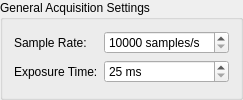
                 <widget class="QGroupBox" name="groupBox_12">
                  <property name="title">
                   <string>General Acquisition Settings</string>
                  </property>
                  <layout class="QFormLayout" name="formLayout">
                   <item row="0" column="0">
                    <widget class="QLabel" name="label_44">
                     <property name="text">
                      <string>Sample Rate:</string>
                     </property>
                    </widget>
                   </item>
                   <item row="0" column="1">
                    <widget class="QDoubleSpinBox" name="doubleSpinBox_acqSampleRate">
                     <property name="sizePolicy">
                      <sizepolicy hsizetype="Preferred" vsizetype="Fixed">
                       <horstretch>0</horstretch>
                       <verstretch>0</verstretch>
                      </sizepolicy>
                     </property>
                     <property name="suffix">
                      <string> samples/s</string>
                     </property>
                     <property name="decimals">
                      <number>0</number>
                     </property>
                     <property name="minimum">
                      <double>10000.000000000000000</double>
                     </property>
                     <property name="maximum">
                      <double>1000000.000000000000000</double>
                     </property>
                    </widget>
                   </item>
                   <item row="1" column="0">
                    <widget class="QLabel" name="label_6">
                     <property name="text">
                      <string>Exposure Time:</string>
                     </property>
                    </widget>
                   </item>
                   <item row="1" column="1">
                    <widget class="QDoubleSpinBox" name="doubleSpinBox_acqExposureTime">
                     <property name="prefix">
                      <string/>
                     </property>
                     <property name="suffix">
                      <string> ms</string>
                     </property>
                     <property name="decimals">
                      <number>0</number>
                     </property>
                     <property name="minimum">
                      <double>25.000000000000000</double>
                     </property>
                     <property name="maximum">
                      <double>1000.000000000000000</double>
                     </property>
                     <property name="singleStep">
                      <double>5.000000000000000</double>
                     </property>
                     <property name="value">
                      <double>25.000000000000000</double>
                     </property>
                    </widget>
                   </item>
                  </layout>
                 </widget>
